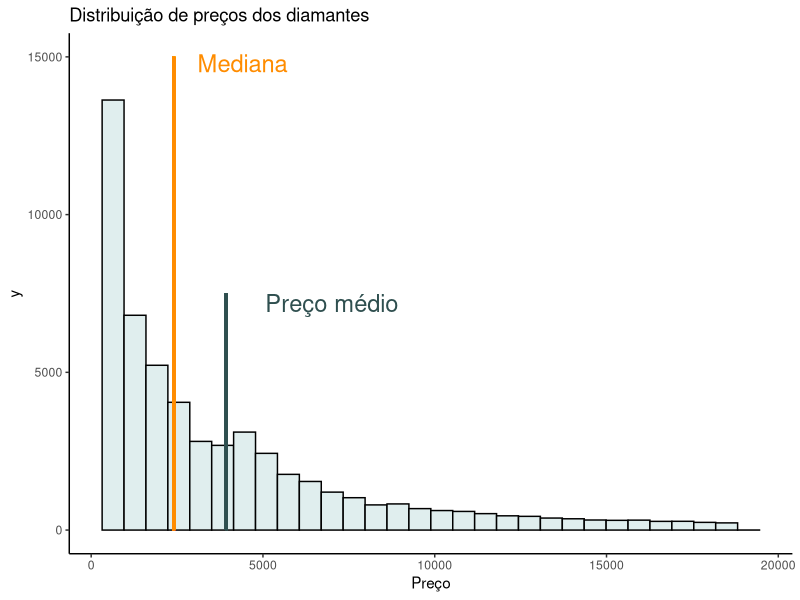
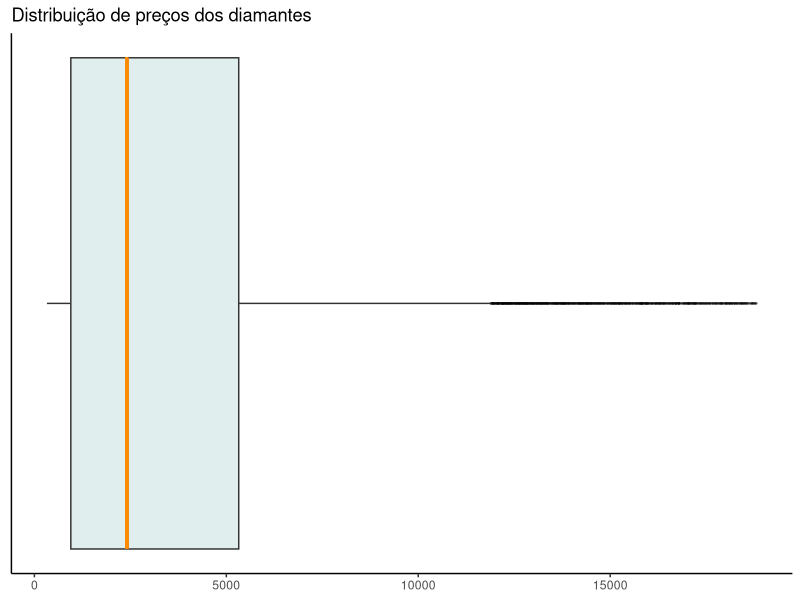
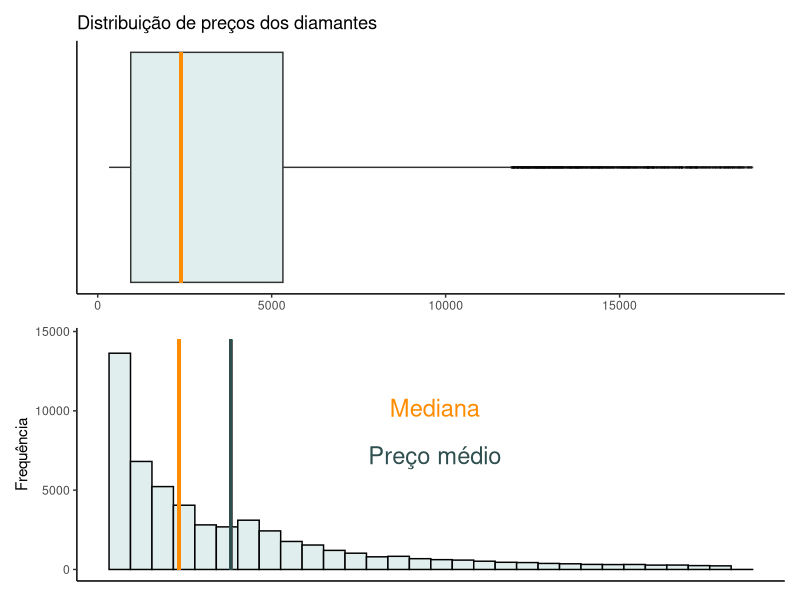
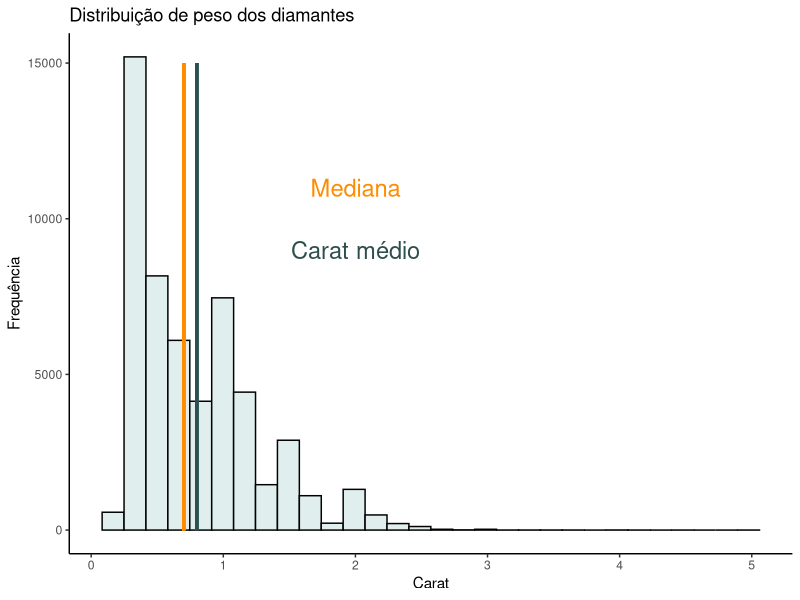
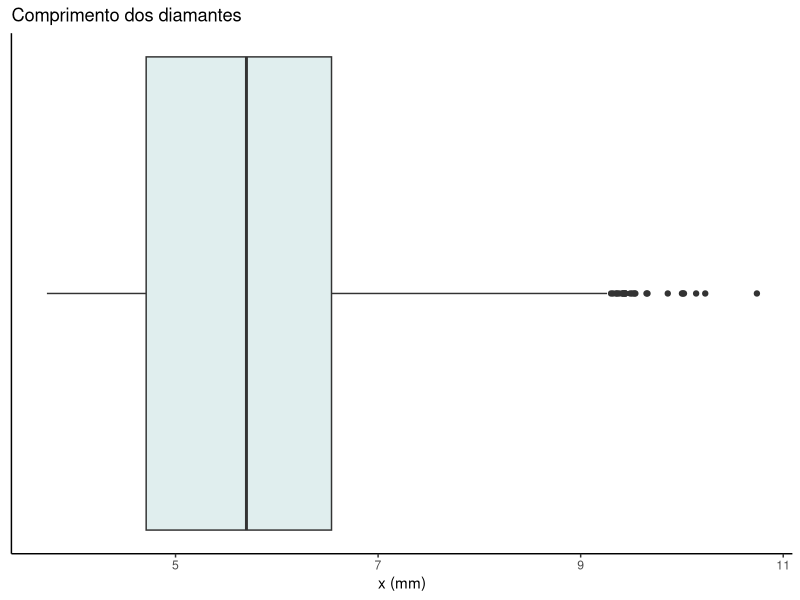
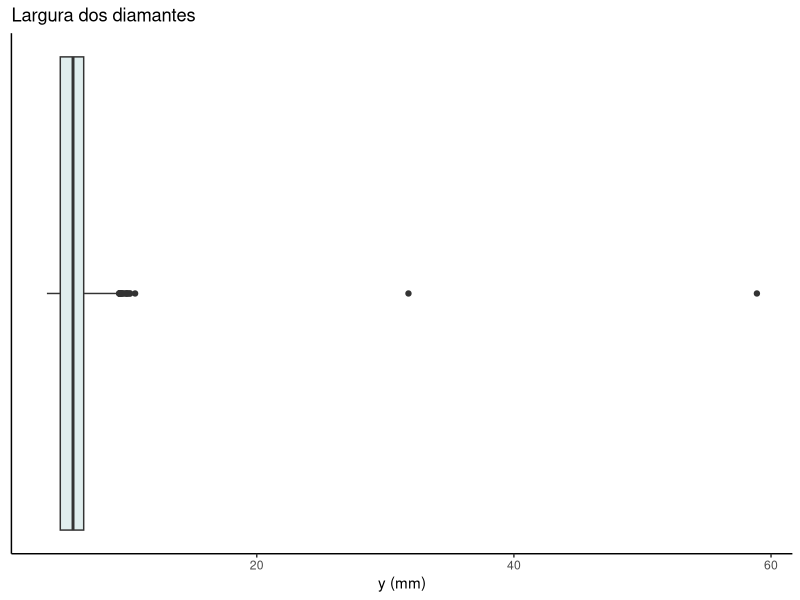
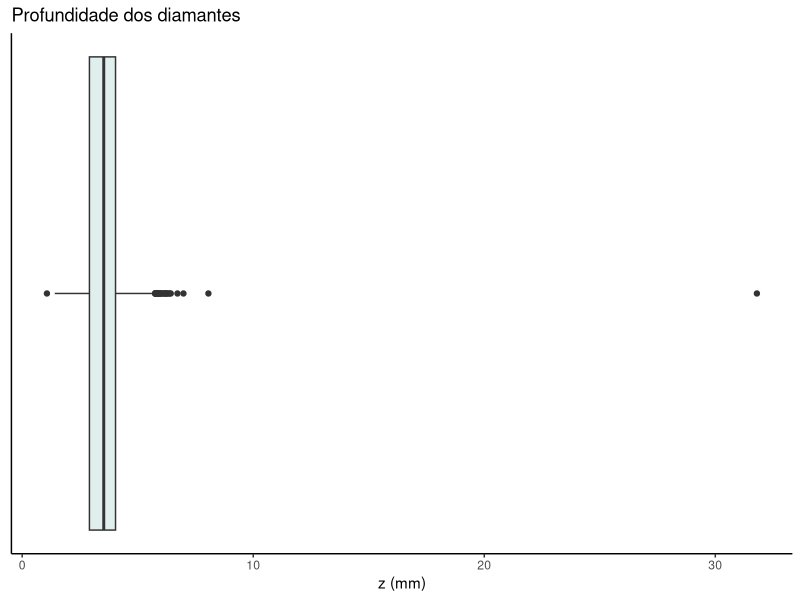
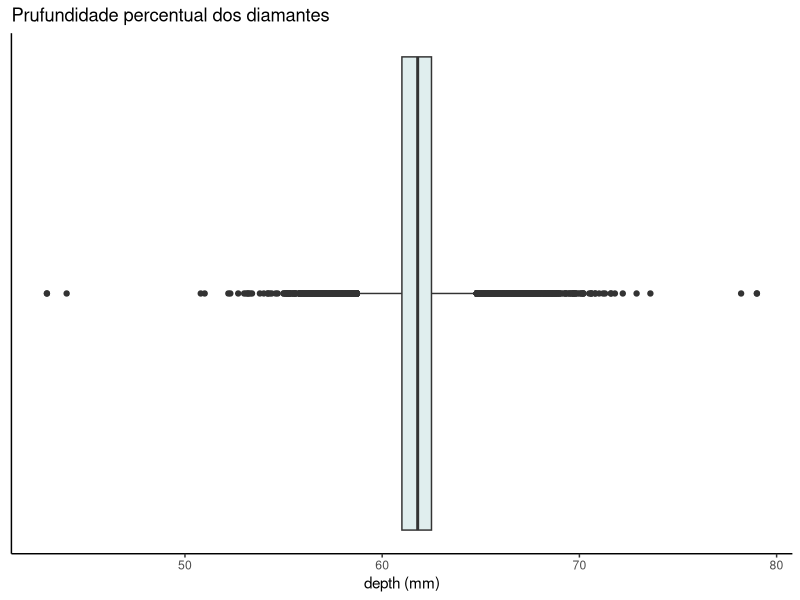

Write the R code that produced these figures, in order.
## ---- chunk 1
knitr::opts_chunk$set(
  echo = TRUE,
	fig.align = "center",
	fig.keep = "last",
	fig.show = "hide",
	cache = TRUE,
	comment = "",
	include = FALSE,
	results = "markup",
	tidy = TRUE
)
## ---- chunk 2
library(tidyr)
library(dplyr)
library(ggplot2)
library(data.table)
library(patchwork)
## ---- chunk 3
data(diamonds)
## ---- chunk 4
# str(diamonds)
str(diamonds)
## ---- chunk 5
# Primeiras observações
head(diamonds, 15)

# Últimas observações
tail(diamonds, 15)
## ---- chunk 6
# Maior comprimento (x)
print(max(diamonds$x))

# Menor comprimento (x)
print(min(diamonds$x))
## ---- chunk 7
zero_x <- (diamonds$x == 0)
# Índice dos registros inválidos
print(which(zero_x))
## ---- chunk 8
diamonds <- diamonds[!zero_x,]
# Conferindo o novo valor mínimo de x
print(min(diamonds$x))
## ---- chunk 9
# Maior largura
print(max(diamonds$y))

# Menor largura
print(min(diamonds$y))
## ---- chunk 10
# Maior largura
print(max(diamonds$z))

# Menor largura
print(min(diamonds$z))
## ---- chunk 11
zero_z <- diamonds$z == 0 
# Índide dos registros inválidos
print(which(zero_z))
## ---- chunk 12
diamonds <- diamonds[!zero_z,]
# Conferindo o novo valor mínimo de z
print(min(diamonds$z))
## ---- chunk 13
# Maior profundidade
max(diamonds$depth)

# Menor profundidade
min(diamonds$depth)
## ---- chunk 14
# No dicionário não há multiplicação por 100, mas é necessário para obtençao do resultado em %
depth.calc <- round(((2 * diamonds$z) / ((diamonds$x + diamonds$y))) * 100, 1)

# Comparando as primeiras linhas do dataframe com os valores calculados
head(depth.calc, 10)
head(diamonds$depth, 10)

# Comparando as médias
print(mean(depth.calc))
print(mean(diamonds$depth))

# Comparando os minímos
print(min(depth.calc))
print(min(diamonds$depth))

# Comparando os máximos
print(max(depth.calc))
print(max(diamonds$depth))



## ---- chunk 15
# Vetor booleano com os depth diferentes
depth.diferentes <- (diamonds$depth - depth.calc) != 0

# Contando todas as ocorrências de depth.diferentes
count.depth.diferentes <- (sum(depth.diferentes))
print(count.depth.diferentes)

## ---- chunk 16
# Separando os registros com valores divergentes de depth em um novo dataframe
diamonds.diverg <- diamonds[depth.diferentes,]

# Acrescentando uma coluna com o valor da diferença de depth (observado -  calculado)
diamonds.diverg$diferenca <- round(diamonds.diverg$depth - depth.calc[depth.diferentes], 2)
print(head(diamonds.diverg, 20))
print(tail(diamonds.diverg, 20))
## ---- chunk 17
# Contando os valores repetidos da variável diferenca
valores.repetidos <- n_distinct(diamonds.diverg$diferenca)
print(valores.repetidos)
## ---- chunk 18
print(as.data.frame(table(diamonds.diverg$diferenca)))
## ---- chunk 19
rownames(diamonds) <- NULL

## ---- chunk 20
summary(diamonds)
## ---- chunk 21
media_preco <- mean(diamonds$price)
mediana_preco <- median(diamonds$price)
price_histogram <- ggplot(diamonds,
                          aes(x = price)) +
  geom_histogram(colour = "black",
                 fill = "azure2",
                 bins = 30) +
  annotate("text",
           x = (mediana_preco + 2000),
           y = 14800,
           label = "Mediana",
           col = "darkorange",
           size = 6) +
  annotate("text",
           x = 7000,
           y = 7200,
           label = "Preço médio",
           col = "darkslategray", size = 6) +
  geom_segment(aes(x = mediana_preco,
                   xend = mediana_preco,
                   y = 0,
                   yend = 15000),
               color = "darkorange",
               size = 1) +
  geom_segment(aes(x = media_preco,
                   xend = media_preco,
                   y = 0,
                   yend = 7500),
               color = "darkslategray",
               size = 1) +
  theme(panel.grid.major = element_blank(),
        panel.grid.minor = element_blank(),
        panel.background = element_blank(),
        axis.line = element_line(colour = "black")) +
  labs(title = "Distribuição de preços dos diamantes",
       x = "Preço",
       x= "Frequência")
price_histogram

## ---- chunk 22
price_boxplot <- ggplot(diamonds, aes(x=price)) +
  geom_boxplot(fill="azure2",
               outlier.color = "black",
               outlier.alpha = 0.1,
               outlier.shape = 5,
               outlier.size = 0.1) +
  expand_limits(x = c(media_preco, 7500)) +
  theme(panel.grid.major = element_blank(),
        panel.grid.minor = element_blank(),
        panel.background = element_blank(),
        axis.line = element_line(colour = "black"),
        axis.ticks.y = element_blank(),
        axis.text.y = element_blank()) +
  geom_segment(aes(x = mediana_preco,
                   xend = mediana_preco,
                   y = -0.375,
                   yend = 0.375),
               color = "darkorange", size = 1) +
  labs(title = "Distribuição de preços dos diamantes",
       x = NULL,
       y = NULL)
price_boxplot
## ---- chunk 23
price_boxplot <- ggplot(diamonds, aes(x=price)) +
  geom_boxplot(fill="azure2",
               outlier.color = "black",
               outlier.alpha = 0.1, 
               outlier.shape = 5,
               outlier.size = 0.1) +
  expand_limits(x = c(media_preco, 7500)) +
  theme(panel.grid.major = element_blank(), 
        panel.grid.minor = element_blank(),
  panel.background = element_blank(), 
  axis.line = element_line(colour = "black"),
  axis.ticks.y = element_blank(), 
  axis.text.y = element_blank()) +
  geom_segment(aes(x = mediana_preco,
                   xend = mediana_preco,
                   y = -0.375,
                   yend = 0.375),
               color = "darkorange", size = 1) +
  labs(title = "Distribuição de preços dos diamantes",
       x = NULL,
       y = NULL)


price_histogram <- ggplot(diamonds, aes(x = price)) +
  geom_histogram(colour = "black",
                 fill = "azure2"
                 , bins = 30) +
  annotate("text",
           x = 10000,
           y = 10200,
           label = "Mediana",
           col = "darkorange",
           size = 6) +
  annotate("text",
           x = 10000,
           y = 7200,
           label = "Preço médio",
           col = "darkslategray",
           size = 6) +
  geom_segment(aes(x = mediana_preco,
                   xend = mediana_preco,
                   y = 0,
                   yend = 14500),
               color = "darkorange",
               size = 1) +
  geom_segment(aes(x = media_preco,
                   xend = media_preco,
                   y = 0, yend = 14500),
               color = "darkslategray",
               size = 1) +
  theme(panel.grid.major = element_blank(),
        panel.grid.minor = element_blank(),
        panel.background = element_blank(),
        axis.line = element_line(colour = "black"),
        axis.ticks.x = element_blank(),
        axis.text.x = element_blank()) +
  labs(title = NULL,
       x = NULL,
       y = "Frequência")
## ---- chunk 24
price_boxplot / price_histogram
## ---- chunk 25
media_carat <- mean(diamonds$carat)
mediana_carat <- median(diamonds$carat)
carat_histogram <- ggplot(diamonds, aes(x = carat)) +
  geom_histogram(colour = "black",
                 fill = "azure2"
                 , bins = 30) +
  annotate("text",
           x = 2,
           y = 11000,
           label = "Mediana",
           col = "darkorange",
           size = 6) +
  annotate("text",
           x = 2,
           y = 9000,
           label = "Carat médio"
           , col = "darkslategray",
           size = 6) +
  geom_segment(aes(x = mediana_carat,
                   xend = mediana_carat,
                   y = 0, 
                   yend = 15000), 
               color = "darkorange", 
               size = 1) +
  geom_segment(aes(x = media_carat,
                   xend = media_carat,
                   y = 0, yend = 15000),
               color = "darkslategray",
               size = 1) +
  theme(panel.grid.major = element_blank(),
        panel.grid.minor = element_blank(),
        panel.background = element_blank(),
        axis.line = element_line(colour = "black")) +
  labs(title = "Distribuição de peso dos diamantes",
       x = "Carat",
       y = "Frequência")
carat_histogram
## ---- chunk 26
x_boxplot <- ggplot(diamonds, aes(x = x)) +
  geom_boxplot(fill = "azure2") +
  theme(panel.grid.major = element_blank(),
        panel.grid.minor = element_blank(),
        panel.background = element_blank(), 
        axis.line = element_line(colour = "black"),
        axis.text.y = element_blank(), 
        axis.ticks.y = element_blank()) +
  labs(title = "Comprimento dos diamantes", 
       x = "x (mm)",
       y = NULL)
x_boxplot
## ---- chunk 27
y_boxplot <- ggplot(diamonds, aes(x = y)) +
  geom_boxplot(fill = "azure2") +
  theme(panel.grid.major = element_blank(),
        panel.grid.minor = element_blank(),
        panel.background = element_blank(),
        axis.line = element_line(colour = "black"), 
        axis.text.y = element_blank(),
        axis.ticks.y = element_blank()) +
  labs(title = "Largura dos diamantes",
       x = "y (mm)",
       y = NULL)
y_boxplot
## ---- chunk 28
z_boxplot <- ggplot(diamonds, aes(x = z)) +
  geom_boxplot(fill = "azure2") +
  theme(panel.grid.major = element_blank(),
        panel.grid.minor = element_blank(),
        panel.background = element_blank(),
        axis.line = element_line(colour = "black"), 
        axis.text.y = element_blank(),
        axis.ticks.y = element_blank()) +
  labs(title = "Profundidade dos diamantes",
       x = "z (mm)",
       y = NULL)
z_boxplot
## ---- chunk 29
depth_boxplot <- ggplot(diamonds, aes(x = depth)) +
  geom_boxplot(fill = "azure2") +
  theme(panel.grid.major = element_blank(),
        panel.grid.minor = element_blank(),
        panel.background = element_blank(), 
        axis.line = element_line(colour = "black"), 
        axis.text.y = element_blank(),
        axis.ticks.y = element_blank()) +
  labs(title = "Prufundidade percentual dos diamantes", 
       x = "depth (mm)",
       y = NULL)
depth_boxplot
## ---- chunk 30
ggplot(diamonds, aes(x = carat, y = price)) + 
  geom_point(shape = 1) + 
  facet_grid(. ~ clarity)
## ---- chunk 31
ggplot(diamonds, aes(x = carat, y = price)) + 
  geom_point(shape = 1) + 
  facet_grid(clarity ~ cut)

## ---- chunk 32
ggplot(diamonds, aes(x=clarity)) +
  geom_bar() +
  geom_text(stat = 'count', 
            aes(label = ..count..),
            vjust = -0.5)
